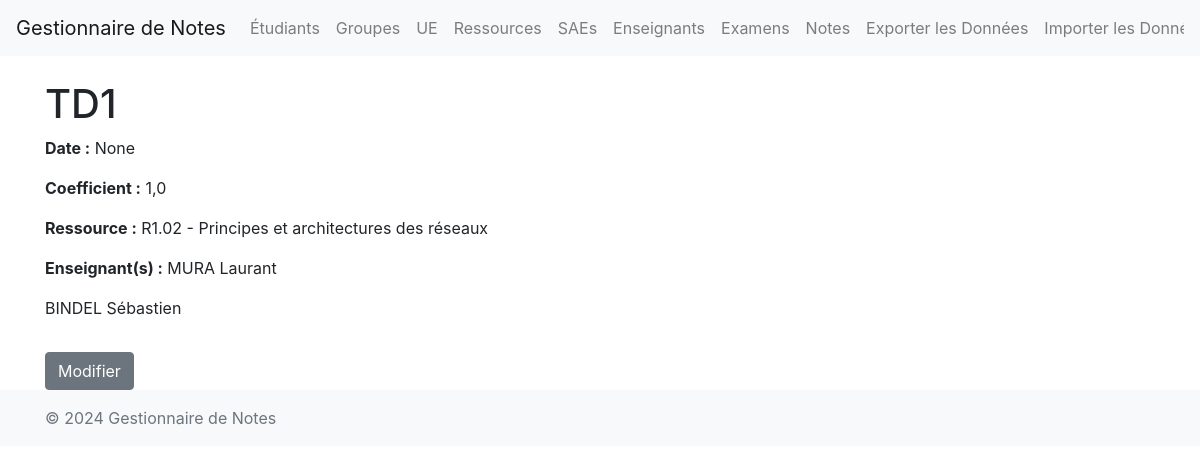
Before: /examens/1/ with the older database file.
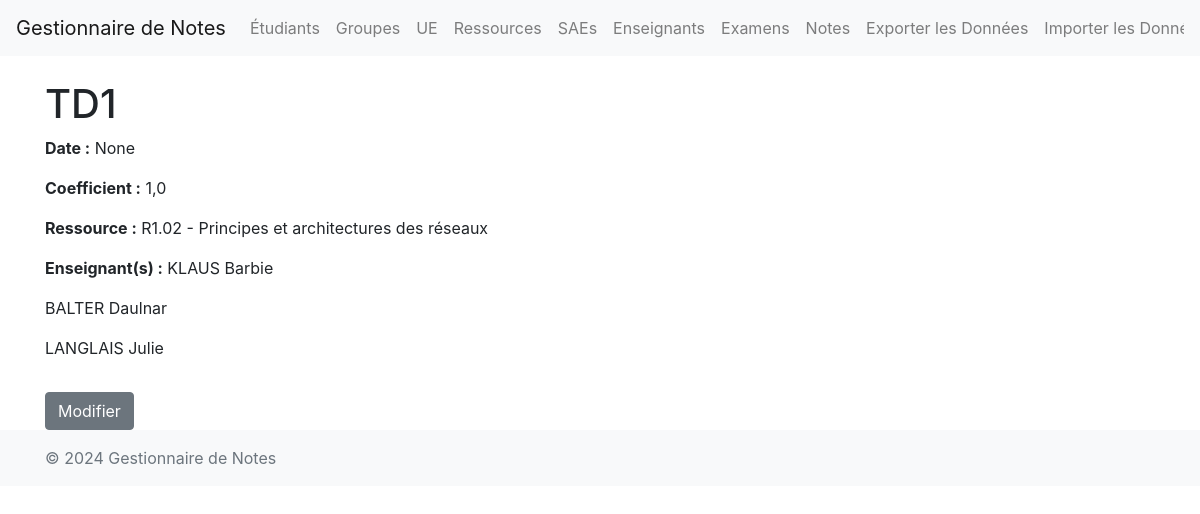
After: the same page with the newer database file.
### main/models.py (models this page shows)
class Enseignant(models.Model):
    numero_professeur = models.CharField(max_length=8)
    nom = models.CharField(max_length=100)
    prenom = models.CharField(max_length=100)
    email = models.EmailField()
    def __str__(self):
        return f'{self.nom} {self.prenom}'

### main/views.py (the view)
# urls.py: path('examens/<int:pk>/', views.examen_detail, name='examen_detail'),
def examen_detail(request, pk):
    examen = get_object_or_404(Examen, pk=pk)
    return render(request, 'main/examen_detail.html', {'examen': examen})

### main/models.py (called while the page is built)
    def __str__(self):
        return f"R{self.code} - {self.nom}"

### main/templates/main/examen_detail.html (shortened to what this page needs)
{% extends "main/base.html" %}
{% block content %}
    <h1>{{ examen.titre }}</h1>
    <p><strong>Date :</strong> {{ examen.date }}</p>
    <p><strong>Coefficient :</strong> {{ examen.coefficient }}</p>
    {% if examen.ressource is not None %}
        <p><strong> Ressource :</strong> {{ examen.ressource }}</p>
    {% else %}
        <p><strong> Sae :</strong> {{ examen.sae }}</p>
    {% endif %}
    <p><strong>Enseignant(s) :</strong> {% for enseignant in examen.enseignants.all %}
        {{ enseignant }} </p>
    {% endfor %}
    <a href="{% url 'examen_update' examen.pk %}" class="btn btn-secondary mt-3">Modifier</a>
{% endblock %}

Changed rows visible on the page:
removed Enseignant: nom+prenom "MURA Laurant"
no longer on this page (row edited): Enseignant: nom+prenom "BINDEL Sébastien"
added Enseignant: nom+prenom "KLAUS Barbie"
now on this page (row edited): Enseignant: nom+prenom "BALTER Daulnar"
now on this page (row edited): Enseignant: nom+prenom "LANGLAIS Julie"
